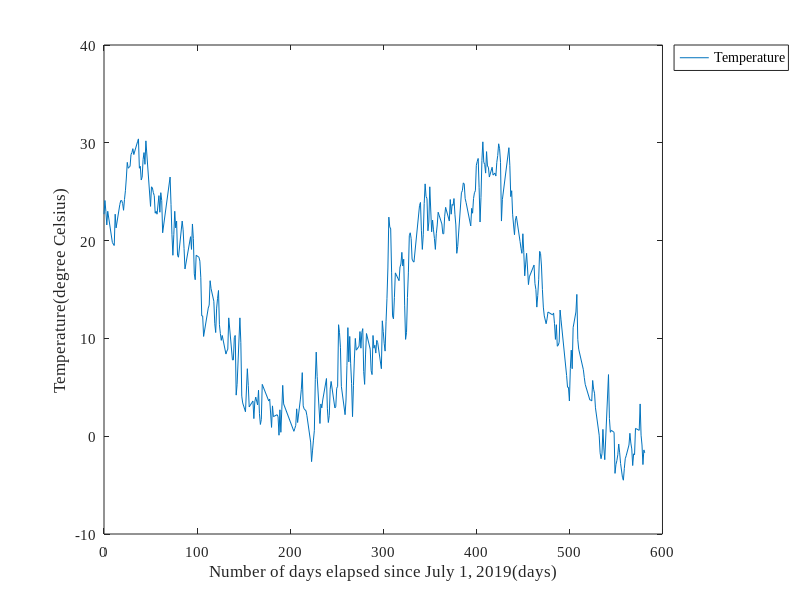

MATLAB code for this plot:
clear all

data = load("data_disc.txt"); #データ読み込み

Y = data(:,1); #年
M = data(:,2); #月
D = data(:,3); #日

temp = data(:,4); #気温
Days = [datenum(Y,M,D)]; #各データの年月日をシリアル日付値に変換してベクトルへ格納
l = length(Days) #ベクトルの長さを変数に代入
tt = []; #空ベクトル定義

#x軸プロット用forループ
for i = 1:l
    sd = Days(i);
    day = sd - 737607; #シリアル日付値で2019年7月1日は737607
    tt(i) = day;
end

#プロット作成
plot(tt, temp)

#凡例作成
h=legend({"Temperature"},"Location","bestoutside") #凡例位置はプロットにかぶらない最適な位置で、グラフの外側を指定
set(h,"FontName","Times New Roman","FontSize",11)
set(gca,"FontName","Times New Roman","FontSize",11)
xlabel("Number of days elapsed since July 1, 2019(days)")
ylabel("Temperature(degree Celsius)")

#プロットをpngファイルに出力
print("Yamagata2019-21_disc","-dpng")